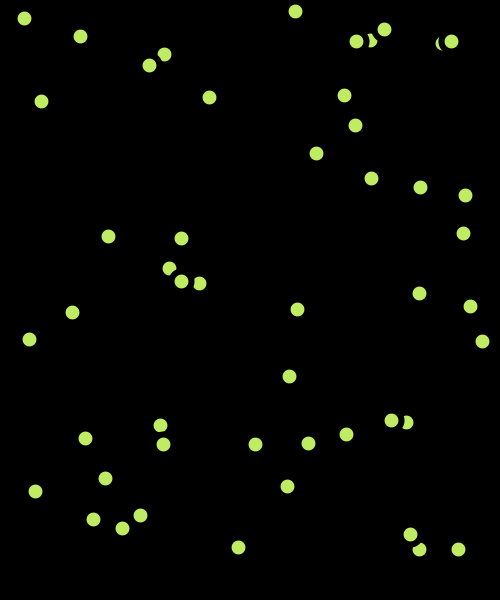
Frame 1 (no input)
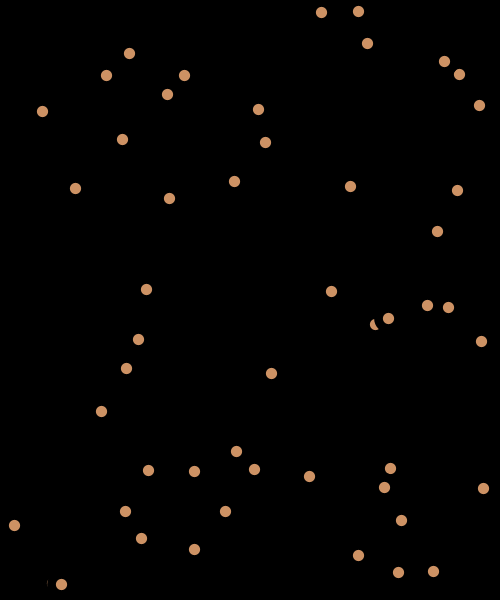
Frame 60 (the mouse pressed at the canvas centre just before this capture)
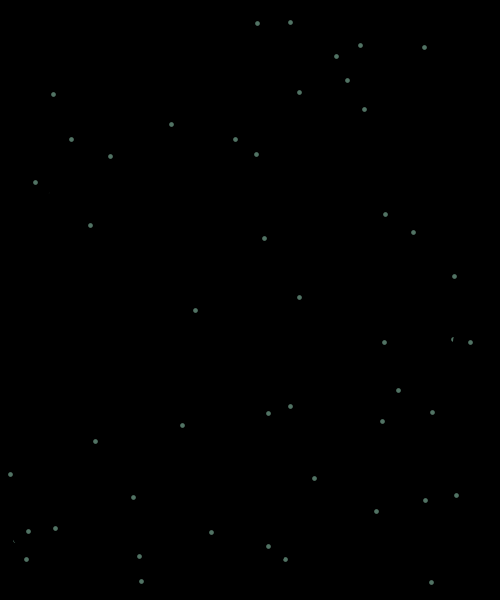
Frame 120 (the mouse held since frame 60 and released just before this capture)

The Processing sketch that drew these frames (run headless with seeded random() and noise(); from frame 60 on, the mouse is pressed at the canvas centre):

// Processing sketch: random_stroke
// ── random_stroke.pde
float []x; 
float []y;
float []xDelta;
float []yDelta;
int number=50;
void setup(){
   size(500, 600);
   frameRate(300);
   x = new float[number];
   y = new float[number];
   xDelta = new float[number];
   yDelta = new float[number];
   for(int i=0; i<50; i++){
       x[i] = random(0, width-10);
       y[i] = random(0, height -10);
       xDelta[i] = random(-2, 3);
       yDelta[i] = random(-2, 3);
   }
}


void draw(){
  background(0);
  fill(random(0, 255), random(0, 255) , 100);
  strokeWeight(random(0, 20));
  
  for(int i=0; i<number; i++){
    ellipse(x[i], y[i], 20, 20);
    
    x[i] = x[i] + xDelta[i];
    y[i] = y[i] + yDelta[i];
    
    if((x[i]<10) || (x[i] > width -10)){
      xDelta[i] = -xDelta[i];
    }
    if((y[i]<10) || (y[i] > height -10)){
      yDelta[i] = -yDelta[i];
    }
  }
}
